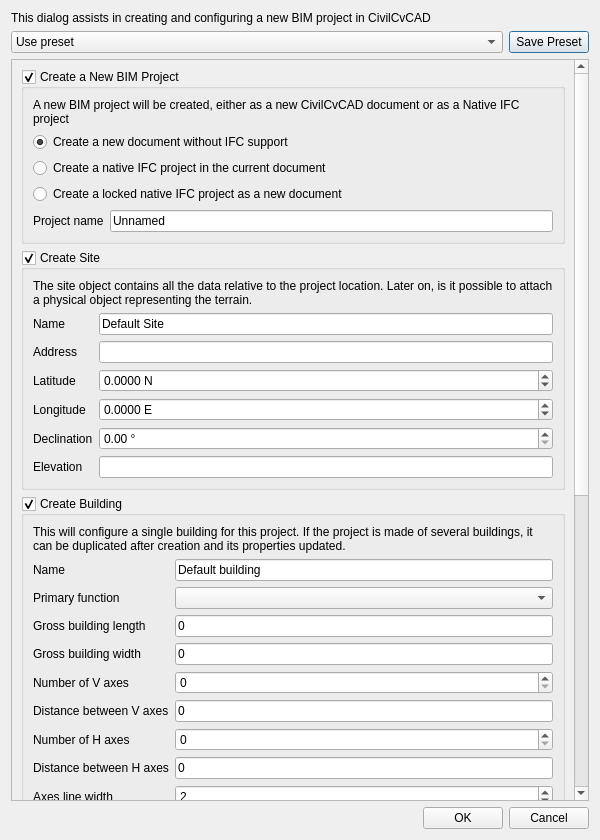
<?xml version="1.0" encoding="UTF-8"?>
<ui version="4.0">
 <class>Dialog</class>
 <widget class="QDialog" name="Dialog">
  <property name="geometry">
   <rect>
    <x>0</x>
    <y>0</y>
    <width>600</width>
    <height>840</height>
   </rect>
  </property>
  <property name="windowTitle">
   <string>BIM Project Setup</string>
  </property>
  <layout class="QVBoxLayout" name="verticalLayout">
   <item>
    <widget class="QLabel" name="label">
     <property name="text">
      <string>This dialog assists in creating and configuring a new BIM project in CivilCvCAD</string>
     </property>
     <property name="wordWrap">
      <bool>true</bool>
     </property>
    </widget>
   </item>
   <item>
    <layout class="QHBoxLayout" name="horizontalLayout_4">
     <item>
      <widget class="QComboBox" name="presets">
       <property name="sizePolicy">
        <sizepolicy hsizetype="MinimumExpanding" vsizetype="Fixed">
         <horstretch>0</horstretch>
         <verstretch>0</verstretch>
        </sizepolicy>
       </property>
       <property name="toolTip">
        <string>Fill this dialog with preset values</string>
       </property>
       <item>
        <property name="text">
         <string>Use preset</string>
        </property>
       </item>
      </widget>
     </item>
     <item>
      <widget class="QPushButton" name="buttonSave">
       <property name="sizePolicy">
        <sizepolicy hsizetype="Minimum" vsizetype="Fixed">
         <horstretch>0</horstretch>
         <verstretch>0</verstretch>
        </sizepolicy>
       </property>
       <property name="toolTip">
        <string>The settings below can be saved as a preset. Presets are stored as .txt files in the local CivilCvCAD user folder</string>
       </property>
       <property name="text">
        <string>Save Preset</string>
       </property>
       <property name="icon">
        <iconset theme="gtk-save">
         <normaloff>../../../../../../../.designer/backup</normaloff>../../../../../../../.designer/backup</iconset>
       </property>
      </widget>
     </item>
    </layout>
   </item>
   <item>
    <widget class="QScrollArea" name="scrollArea">
     <property name="widgetResizable">
      <bool>true</bool>
     </property>
     <widget class="QWidget" name="scrollAreaWidgetContents">
      <property name="geometry">
       <rect>
        <x>0</x>
        <y>-1041</y>
        <width>428</width>
        <height>1740</height>
       </rect>
      </property>
      <layout class="QVBoxLayout" name="verticalLayout_2">
       <item>
        <widget class="QGroupBox" name="groupNewProject">
         <property name="toolTip">
          <string>Creates a new BIM project</string>
         </property>
         <property name="title">
          <string>Create a New BIM Project</string>
         </property>
         <property name="checkable">
          <bool>true</bool>
         </property>
         <property name="checked">
          <bool>true</bool>
         </property>
         <layout class="QVBoxLayout" name="verticalLayout_4">
          <item>
           <widget class="QLabel" name="label_8">
            <property name="text">
             <string>A new BIM project will be created, either as a new CivilCvCAD document or as a Native IFC project</string>
            </property>
            <property name="wordWrap">
             <bool>true</bool>
            </property>
           </widget>
          </item>
          <item>
           <layout class="QVBoxLayout" name="verticalLayout_8">
            <item>
             <widget class="QRadioButton" name="radioNative1">
              <property name="toolTip">
               <string>This will create a new CivilCvCAD document for the construction of a BIM model, but initially with no specific IFC structure. This is the most flexible option when starting working on a BIM project. This project can be converted to IFC anytime later.</string>
              </property>
              <property name="text">
               <string>Create a new document without IFC support</string>
              </property>
              <property name="checked">
               <bool>true</bool>
              </property>
             </widget>
            </item>
            <item>
             <widget class="QRadioButton" name="radioNative2">
              <property name="toolTip">
               <string>This will create an IFC project. All the BIM objects added to the IFC project will immediately become IFC objects. This is less flexible, but helps to strictly adhere to the IFC standard.</string>
              </property>
              <property name="text">
               <string>Create a native IFC project in the current document</string>
              </property>
              <property name="checked">
               <bool>false</bool>
              </property>
             </widget>
            </item>
            <item>
             <widget class="QRadioButton" name="radioNative3">
              <property name="toolTip">
               <string>The new IFC project will be created as a new CivilCvCAD document. In that mode, the IFC project is the CivilCvCAD document, anything created in that document becomes part of the IFC project. This is extremely restrictive as no non-IFC object can be added to the document.</string>
              </property>
              <property name="text">
               <string>Create a locked native IFC project as a new document</string>
              </property>
             </widget>
            </item>
           </layout>
          </item>
          <item>
           <layout class="QHBoxLayout" name="horizontalLayout_5">
            <item>
             <widget class="QLabel" name="label_18">
              <property name="text">
               <string>Project name</string>
              </property>
             </widget>
            </item>
            <item>
             <widget class="QLineEdit" name="projectName">
              <property name="toolTip">
               <string>A name for this BIM or IFC project</string>
              </property>
              <property name="text">
               <string>Unnamed</string>
              </property>
             </widget>
            </item>
           </layout>
          </item>
         </layout>
        </widget>
       </item>
       <item>
        <widget class="QGroupBox" name="groupSite">
         <property name="toolTip">
          <string>Create a new site</string>
         </property>
         <property name="title">
          <string>Create Site</string>
         </property>
         <property name="flat">
          <bool>false</bool>
         </property>
         <property name="checkable">
          <bool>true</bool>
         </property>
         <layout class="QVBoxLayout" name="verticalLayout_3">
          <item>
           <widget class="QLabel" name="label_19">
            <property name="text">
             <string>The site object contains all the data relative to the project location. Later on, is it possible to attach a physical object representing the terrain.</string>
            </property>
            <property name="wordWrap">
             <bool>true</bool>
            </property>
           </widget>
          </item>
          <item>
           <layout class="QGridLayout" name="gridLayout">
            <item row="3" column="1">
             <widget class="QDoubleSpinBox" name="siteLongitude">
              <property name="toolTip">
               <string>The east longitude of this site</string>
              </property>
              <property name="suffix">
               <string> E</string>
              </property>
              <property name="decimals">
               <number>4</number>
              </property>
              <property name="minimum">
               <double>-180.000000000000000</double>
              </property>
              <property name="maximum">
               <double>180.000000000000000</double>
              </property>
             </widget>
            </item>
            <item row="6" column="0">
             <widget class="QLabel" name="label_6">
              <property name="text">
               <string>Elevation</string>
              </property>
             </widget>
            </item>
            <item row="5" column="0">
             <widget class="QLabel" name="label_5">
              <property name="text">
               <string>Declination</string>
              </property>
             </widget>
            </item>
            <item row="0" column="1">
             <widget class="QLineEdit" name="siteName">
              <property name="toolTip">
               <string>A name for this site</string>
              </property>
              <property name="text">
               <string>Default Site</string>
              </property>
             </widget>
            </item>
            <item row="0" column="0">
             <widget class="QLabel" name="label_7">
              <property name="text">
               <string>Name</string>
              </property>
             </widget>
            </item>
            <item row="5" column="1">
             <widget class="QDoubleSpinBox" name="siteDeclination">
              <property name="toolTip">
               <string>The difference between the up direction of this site and the true north direction</string>
              </property>
              <property name="suffix">
               <string> °</string>
              </property>
              <property name="maximum">
               <double>359.990000000000009</double>
              </property>
             </widget>
            </item>
            <item row="3" column="0">
             <widget class="QLabel" name="label_3">
              <property name="text">
               <string>Longitude</string>
              </property>
             </widget>
            </item>
            <item row="6" column="1">
             <widget class="Gui::InputField" name="siteElevation">
              <property name="toolTip">
               <string>The elevation of this site</string>
              </property>
              <property name="unit" stdset="0">
               <string notr="true"/>
              </property>
             </widget>
            </item>
            <item row="1" column="1">
             <widget class="QLineEdit" name="siteAddress">
              <property name="toolTip">
               <string>The physical (postal) address of this site</string>
              </property>
             </widget>
            </item>
            <item row="1" column="0">
             <widget class="QLabel" name="label_2">
              <property name="text">
               <string>Address</string>
              </property>
             </widget>
            </item>
            <item row="2" column="0">
             <widget class="QLabel" name="label_4">
              <property name="text">
               <string>Latitude</string>
              </property>
             </widget>
            </item>
            <item row="2" column="1">
             <widget class="QDoubleSpinBox" name="siteLatitude">
              <property name="toolTip">
               <string>The north latitude of this site</string>
              </property>
              <property name="suffix">
               <string> N</string>
              </property>
              <property name="decimals">
               <number>4</number>
              </property>
              <property name="minimum">
               <double>-90.000000000000000</double>
              </property>
              <property name="maximum">
               <double>90.000000000000000</double>
              </property>
             </widget>
            </item>
           </layout>
          </item>
         </layout>
        </widget>
       </item>
       <item>
        <widget class="QGroupBox" name="groupBuilding">
         <property name="toolTip">
          <string>Creates a new building</string>
         </property>
         <property name="title">
          <string>Create Building</string>
         </property>
         <property name="checkable">
          <bool>true</bool>
         </property>
         <layout class="QVBoxLayout" name="verticalLayout_5">
          <item>
           <widget class="QLabel" name="label_15">
            <property name="text">
             <string>This will configure a single building for this project. If the project is made of several buildings, it can be duplicated after creation and its properties updated.</string>
            </property>
            <property name="wordWrap">
             <bool>true</bool>
            </property>
           </widget>
          </item>
          <item>
           <layout class="QGridLayout" name="gridLayout_4">
            <item row="4" column="0">
             <widget class="QLabel" name="label_24">
              <property name="text">
               <string>Gross building length</string>
              </property>
             </widget>
            </item>
            <item row="5" column="0">
             <widget class="QLabel" name="label_25">
              <property name="text">
               <string>Gross building width</string>
              </property>
             </widget>
            </item>
            <item row="0" column="0">
             <widget class="QLabel" name="label_16">
              <property name="text">
               <string>Name</string>
              </property>
             </widget>
            </item>
            <item row="0" column="1">
             <widget class="QLineEdit" name="buildingName">
              <property name="text">
               <string>Default building</string>
              </property>
             </widget>
            </item>
            <item row="9" column="0">
             <widget class="QLabel" name="label_17">
              <property name="text">
               <string>Number of H axes</string>
              </property>
             </widget>
            </item>
            <item row="10" column="0">
             <widget class="QLabel" name="label_26">
              <property name="text">
               <string>Distance between H axes</string>
              </property>
             </widget>
            </item>
            <item row="7" column="0">
             <widget class="QLabel" name="label_27">
              <property name="text">
               <string>Number of V axes</string>
              </property>
             </widget>
            </item>
            <item row="3" column="1">
             <widget class="QComboBox" name="buildingUse">
              <property name="maximumSize">
               <size>
                <width>16777215</width>
                <height>16777215</height>
               </size>
              </property>
              <property name="toolTip">
               <string>The primary function of this building</string>
              </property>
              <property name="minimumContentsLength">
               <number>0</number>
              </property>
             </widget>
            </item>
            <item row="8" column="0">
             <widget class="QLabel" name="label_28">
              <property name="text">
               <string>Distance between V axes</string>
              </property>
              <property name="wordWrap">
               <bool>false</bool>
              </property>
             </widget>
            </item>
            <item row="7" column="1">
             <widget class="QSpinBox" name="countVAxes">
              <property name="toolTip">
               <string>Number of vertical axes</string>
              </property>
              <property name="value">
               <number>0</number>
              </property>
             </widget>
            </item>
            <item row="3" column="0">
             <widget class="QLabel" name="label_29">
              <property name="text">
               <string>Primary function</string>
              </property>
             </widget>
            </item>
            <item row="9" column="1">
             <widget class="QSpinBox" name="countHAxes">
              <property name="toolTip">
               <string>Number of horizontal axes</string>
              </property>
              <property name="value">
               <number>0</number>
              </property>
             </widget>
            </item>
            <item row="5" column="1">
             <widget class="Gui::InputField" name="buildingWidth">
              <property name="toolTip">
               <string>An estimate building width. Keep the value as 0 to not specify this now.</string>
              </property>
              <property name="text">
               <string>0</string>
              </property>
              <property name="unit" stdset="0">
               <string notr="true"/>
              </property>
             </widget>
            </item>
            <item row="13" column="1">
             <widget class="QSpinBox" name="lineWidth">
              <property name="toolTip">
               <string>The line width of axes</string>
              </property>
              <property name="value">
               <number>2</number>
              </property>
             </widget>
            </item>
            <item row="8" column="1">
             <widget class="Gui::InputField" name="distVAxes">
              <property name="toolTip">
               <string>Distance between vertical axes</string>
              </property>
              <property name="text">
               <string>0</string>
              </property>
              <property name="unit" stdset="0">
               <string notr="true"/>
              </property>
             </widget>
            </item>
            <item row="4" column="1">
             <widget class="Gui::InputField" name="buildingLength">
              <property name="toolTip">
               <string>An estimate building length. Keep the value as 0 to not specify this now.</string>
              </property>
              <property name="text">
               <string>0</string>
              </property>
              <property name="unit" stdset="0">
               <string notr="true"/>
              </property>
             </widget>
            </item>
            <item row="10" column="1">
             <widget class="Gui::InputField" name="distHAxes">
              <property name="toolTip">
               <string>Distance between horizontal axes</string>
              </property>
              <property name="text">
               <string>0</string>
              </property>
              <property name="unit" stdset="0">
               <string notr="true"/>
              </property>
             </widget>
            </item>
            <item row="13" column="0">
             <widget class="QLabel" name="label_30">
              <property name="text">
               <string>Axes line width</string>
              </property>
             </widget>
            </item>
            <item row="14" column="1">
             <widget class="Gui::ColorButton" name="lineColor">
              <property name="toolTip">
               <string>The color of axes</string>
              </property>
              <property name="color">
               <color>
                <red>33</red>
                <green>38</green>
                <blue>94</blue>
               </color>
              </property>
             </widget>
            </item>
            <item row="14" column="0">
             <widget class="QLabel" name="label_31">
              <property name="text">
               <string>Axes color</string>
              </property>
             </widget>
            </item>
           </layout>
          </item>
         </layout>
        </widget>
       </item>
       <item>
        <widget class="QGroupBox" name="addHumanFigure">
         <property name="toolTip">
          <string>Add a human figure to the document</string>
         </property>
         <property name="title">
          <string>Add Human Figure</string>
         </property>
         <property name="checkable">
          <bool>true</bool>
         </property>
         <layout class="QVBoxLayout" name="verticalLayout_7">
          <item>
           <widget class="QLabel" name="label_10">
            <property name="text">
             <string>A human figure will be added to the document, which helps give a sense of scale</string>
            </property>
            <property name="wordWrap">
             <bool>true</bool>
            </property>
           </widget>
          </item>
         </layout>
        </widget>
       </item>
       <item>
        <widget class="QGroupBox" name="groupBox">
         <property name="title">
          <string>Levels</string>
         </property>
         <layout class="QVBoxLayout" name="verticalLayout_6">
          <item>
           <widget class="QLabel" name="label_9">
            <property name="text">
             <string>BIM projects are typically organized into levels that represent the different storeys of a building. Although it is not mandatory to work with levels in CivilCvCAD, the default levels can be set here.</string>
            </property>
            <property name="wordWrap">
             <bool>true</bool>
            </property>
           </widget>
          </item>
          <item>
           <layout class="QGridLayout" name="gridLayout_5">
            <item row="0" column="1">
             <widget class="QSpinBox" name="countLevels">
              <property name="toolTip">
               <string>The number of levels to create</string>
              </property>
              <property name="singleStep">
               <number>1</number>
              </property>
              <property name="value">
               <number>0</number>
              </property>
             </widget>
            </item>
            <item row="1" column="0">
             <widget class="QLabel" name="label_32">
              <property name="text">
               <string>Level height</string>
              </property>
             </widget>
            </item>
            <item row="1" column="1">
             <widget class="Gui::InputField" name="levelHeight">
              <property name="toolTip">
               <string>The vertical distance between each level</string>
              </property>
              <property name="text">
               <string>0</string>
              </property>
              <property name="unit" stdset="0">
               <string notr="true"/>
              </property>
             </widget>
            </item>
            <item row="0" column="0">
             <widget class="QLabel" name="label_33">
              <property name="text">
               <string>Number of levels</string>
              </property>
             </widget>
            </item>
           </layout>
          </item>
          <item>
           <widget class="QLabel" name="label_34">
            <property name="text">
             <string>Default groups to be added to each level. Default groups such as walls and windows are useful to organize the different building elements inside a level.</string>
            </property>
            <property name="wordWrap">
             <bool>true</bool>
            </property>
           </widget>
          </item>
          <item>
           <widget class="QListWidget" name="groupsList">
            <property name="toolTip">
             <string>A list of groups to add under each level</string>
            </property>
            <property name="dragEnabled">
             <bool>true</bool>
            </property>
            <property name="dragDropMode">
             <enum>QAbstractItemView::InternalMove</enum>
            </property>
            <property name="defaultDropAction">
             <enum>Qt::MoveAction</enum>
            </property>
           </widget>
          </item>
          <item>
           <layout class="QHBoxLayout" name="horizontalLayout">
            <item>
             <widget class="QPushButton" name="buttonAdd">
              <property name="toolTip">
               <string>Add New Group</string>
              </property>
              <property name="text">
               <string>Add</string>
              </property>
              <property name="icon">
               <iconset theme="add">
                <normaloff>../../../../../../../.designer/backup</normaloff>../../../../../../../.designer/backup</iconset>
              </property>
             </widget>
            </item>
            <item>
             <widget class="QPushButton" name="buttonDel">
              <property name="toolTip">
               <string>Delete a selected group</string>
              </property>
              <property name="text">
               <string>Delete</string>
              </property>
              <property name="icon">
               <iconset theme="remove">
                <normaloff>../../../../../../../.designer/backup</normaloff>../../../../../../../.designer/backup</iconset>
              </property>
             </widget>
            </item>
           </layout>
          </item>
         </layout>
        </widget>
       </item>
      </layout>
     </widget>
    </widget>
   </item>
   <item>
    <layout class="QHBoxLayout" name="horizontalLayout_2">
     <item>
      <spacer name="horizontalSpacer">
       <property name="orientation">
        <enum>Qt::Horizontal</enum>
       </property>
       <property name="sizeHint" stdset="0">
        <size>
         <width>40</width>
         <height>20</height>
        </size>
       </property>
      </spacer>
     </item>
     <item>
      <widget class="QPushButton" name="buttonOK">
       <property name="toolTip">
        <string>Accept the values of this form</string>
       </property>
       <property name="text">
        <string>OK</string>
       </property>
       <property name="icon">
        <iconset theme="gtk-ok">
         <normaloff>../../../../../../../.designer/backup</normaloff>../../../../../../../.designer/backup</iconset>
       </property>
      </widget>
     </item>
     <item>
      <widget class="QPushButton" name="buttonCancel">
       <property name="toolTip">
        <string>Cancel</string>
       </property>
       <property name="text">
        <string>Cancel</string>
       </property>
       <property name="icon">
        <iconset theme="gtk-cancel">
         <normaloff>../../../../../../../.designer/backup</normaloff>../../../../../../../.designer/backup</iconset>
       </property>
      </widget>
     </item>
    </layout>
   </item>
  </layout>
 </widget>
 <customwidgets>
  <customwidget>
   <class>Gui::InputField</class>
   <extends>QLineEdit</extends>
   <header>Gui/InputField.h</header>
  </customwidget>
  <customwidget>
   <class>Gui::ColorButton</class>
   <extends>QPushButton</extends>
   <header>Gui/Widgets.h</header>
  </customwidget>
 </customwidgets>
 <resources/>
 <connections/>
</ui>
